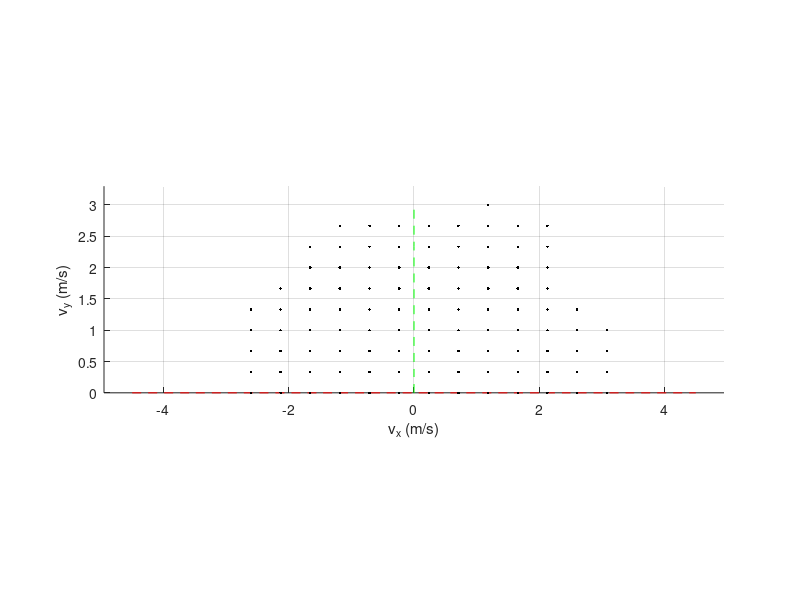

Write MATLAB code to recreate this figure. (Note: this script raises an error after producing the figure.)
clear; clc;

%% 3D velocity command sweep
N_s = 500; % velocity command samples

vx_max = 4.5; % 4,5
vy_max = 3.0; % 3.5
omega_max = 7.0; % 7.5

cmd_sweep = zeros(N_s, 3);

%% load cmpc range
load("cmpc_data.mat")

%% sampling options

% for i = 1:N_s % Gaussian sampling
%     vx_samp = vx_max/3 * randn(1, 1);
%     vy_samp = vy_max/3 * randn(1, 1);
%     wz_samp = omega_max/3 * randn(1, 1);
%     cmd_sweep(i,:) = [vx_samp, vy_samp, wz_samp];
% end
% for i = 1:N_s % Uniform sampling
%     vx_samp = 2.*vx_max*(rand - 0.5);
%     vy_samp = 2.*vy_max*(rand - 0.5);
%     wz_samp = 2.*omega_max*(rand - 0.5);
%     vy_samp = vy_max*rand;
%     wz_samp = omega_max*rand;
%     cmd_sweep(i,:) = [vx_samp, vy_samp, wz_samp];
% end
% vx_ls = linspace(-vx_max, vx_max, 20); % uniform grid
% vy_ls = linspace(0, vy_max, 10);
% wz_ls = linspace(0, omega_max, 10);
% [vx_grid, vy_grid, wz_grid] = meshgrid(vx_ls, vy_ls, wz_ls);
% cmd_sweep = [vx_grid(:) vy_grid(:) wz_grid(:)];


N_success = length(cmpc_data.success(:,1));

cmd_sweep(1:N_success,:) = cmpc_data.success(:,1:3);
cmd_sweep(N_success+1:end, :) = cmpc_data.fail_sorted(1:(N_s-N_success), 1:3);

figure;
hold on; grid on; axis equal;
xlabel('v_x (m/s)'); ylabel('v_y (m/s)'); zlabel('\omega_z (rad/s)')
plot3(linspace(-vx_max, vx_max, 10),zeros(1, 10),zeros(1, 10),'r--')
plot3(zeros(1, 10),linspace(-vy_max, vy_max, 10),zeros(1, 10),'g--')
plot3(zeros(1, 10), zeros(1, 10),linspace(-omega_max, omega_max, 10),'b--')
for i = 1:N_s
    plot3(cmd_sweep(i, 1), cmd_sweep(i,2), cmd_sweep(i,3), 'k.')
end
axis([-vx_max*1.1, vx_max*1.1, 0, vy_max*1.1, 0, omega_max*1.1])

%% save 3D command sweep
SAVE_CMD_SWEEP = true;
if SAVE_CMD_SWEEP
    writematrix(cmd_sweep, 'cmd_sweep.csv');
end

%% 2D velocity command slice
N_s = 200; 
vx_vy_sweep = zeros(N_s, 3);
vx_wz_sweep = zeros(N_s, 3);
vy_wz_sweep = zeros(N_s, 3);

for i = 1:N_s
    vx_samp = vx_max/2 * randn(1, 1);
    vy_samp = vy_max/2 * randn(1, 1);
    wz_samp = omega_max/2 * randn(1, 1);
    vx_vy_sweep(i,:) = [vx_samp, vy_samp, 0];
    vx_wz_sweep(i,:) = [vx_samp, 0, wz_samp];
    vy_wz_sweep(i,:) = [0, vy_samp, wz_samp];
end

f = figure; f.Position = [500 100 2500 750];
subplot(1,3,1); hold on; grid on; axis equal;
xlabel('v_x (m/s)'); ylabel('v_y (m/s)')
xline(0); yline(0);
plot(vx_vy_sweep(:,1), vx_vy_sweep(:,2), 'bo')

subplot(1,3,2); hold on; grid on; axis equal;
xlabel('v_x (m/s)'); ylabel('\omega_z (rad/s)')
xline(0); yline(0);
plot(vx_wz_sweep(:,1), vx_wz_sweep(:,3), 'bo')

subplot(1,3,3); hold on; grid on; axis equal;
xlabel('v_y (m/s)'); ylabel('\omega_z (rad/s)')
xline(0); yline(0);
plot(vy_wz_sweep(:,2), vy_wz_sweep(:,3), 'bo')


%% save 2D command slices
SAVE_CMD_SLICE = false;
if SAVE_CMD_SLICE
    writematrix(vx_vy_sweep, 'vx_vy_sweep.csv');
    writematrix(vx_wz_sweep, 'vx_wz_sweep.csv');
    writematrix(vy_wz_sweep, 'vy_wz_sweep.csv');
end
